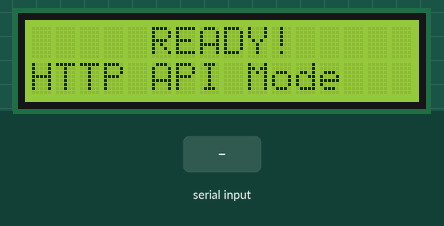
A sketch run on a simulated ESP32. Parts: 16×2 character LCD. The inputs (shaded band) are chosen by the test bench. WiFi joins after 1.5 s; servers stay silent unless stated; uploads are accepted with an empty reply; the local clock reads 2024-03-15 10:24:30 at power-on unless the sketch sets it; what the sketch prints to the serial monitor is not drawn.

Above: at 5.8 s.
5.9 s: "LOADING,1\n" received over the second serial link
At 7.1 s:
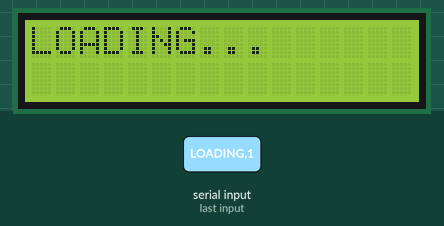
7.4 s: "TEMP:\n" received over the second serial link
At 8.3 s:
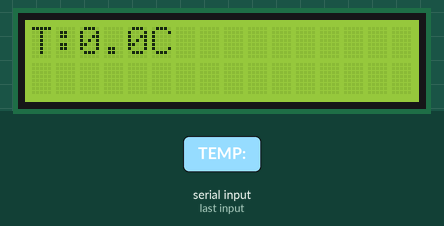
8.9 s: "HR:\n" received over the second serial link
At 9.4 s:
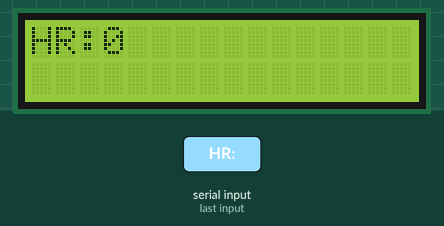
10.4 s: ",\n" received over the second serial link
At 11.4 s:
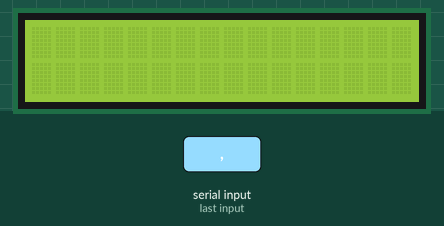
11.9 s: "SPO2:\n" received over the second serial link
At 12.8 s:
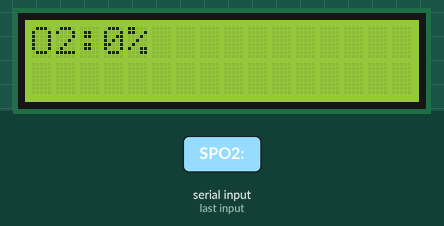
13.4 s: "LOADING,150\n" received over the second serial link
At 14.0 s:
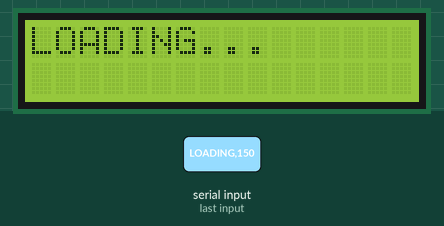
Timing chart, 0 to 15.9 s (numbered marks = the images above; inputs shaded):
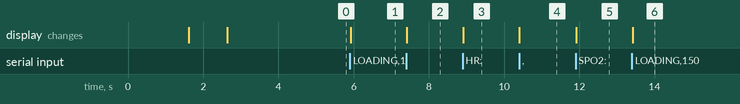

The sketch:

code_esp32.ino
```cpp
#include <Wire.h>
#include <LiquidCrystal_I2C.h>
#include <HardwareSerial.h>
#include <WiFiManager.h>
#include <WiFi.h>
#include <HTTPClient.h>
#include <time.h>

WiFiManager wifiManager;
HardwareSerial mySerial(2);

#define RXD2 25
#define TXD2 26

LiquidCrystal_I2C lcd(0x27, 16, 2);

String data = "";

const char* apiServer = "http://192.168.1.100:5000";
const char* apiEndpoint = "http://healthapitoan.runasp.net";

String getTimeString() {
  struct tm timeinfo;
  if (!getLocalTime(&timeinfo)) return "";
  char buffer[30];
  strftime(buffer, sizeof(buffer), "%Y-%m-%d %H:%M:%S", &timeinfo);
  return String(buffer);
}

bool sendToWebAPI(float temperature, int hr, int spo2, String timeString) {
  if (WiFi.status() != WL_CONNECTED) {
    return false;
  }

  HTTPClient http;
  String url = String(apiServer) + apiEndpoint;

  http.begin(url);
  http.addHeader("Content-Type", "application/json");

  String jsonPayload = "{";
  jsonPayload += "\"temperature\":" + String(temperature, 1) + ",";
  jsonPayload += "\"hr\":" + String(hr) + ",";
  jsonPayload += "\"spo2\":" + String(spo2) + ",";
  jsonPayload += "\"time\":\"" + timeString + "\"";
  jsonPayload += "}";

  int httpResponseCode = http.POST(jsonPayload);
  http.end();

  return httpResponseCode > 0;
}

void processAndSendData(String str) {
  if (str.indexOf("LOADING") >= 0) return;

  float temperature = 0;
  int hr = 0;
  int spo2 = 0;
  bool hasTemp = false;
  bool hasHR = false;
  bool hasSpO2 = false;

  if (str.indexOf("TEMP:") >= 0) {
    temperature = str.substring(str.indexOf("TEMP:") + 5).toFloat();
    hasTemp = true;
  }

  if (str.indexOf("HR:") >= 0) {
    int start = str.indexOf("HR:") + 3;
    int end = str.indexOf(",", start);
    if (end == -1) end = str.length();
    hr = str.substring(start, end).toInt();
    hasHR = true;
  }

  if (str.indexOf("SPO2:") >= 0) {
    spo2 = str.substring(str.indexOf("SPO2:") + 5).toInt();
    hasSpO2 = true;
  }

  String timeNow = getTimeString();
  if (timeNow.length() == 0) return;

  if (hasTemp) {
    sendToWebAPI(temperature, 0, 0, timeNow);
    delay(500);
  }

  if (hasHR && hasSpO2) {
    sendToWebAPI(0, hr, spo2, timeNow);
  }
}

void setup() {
  Serial.begin(115200);
  mySerial.begin(115200, SERIAL_8N1, RXD2, TXD2);

  lcd.init();
  lcd.backlight();

  lcd.clear();
  lcd.setCursor(0, 0);
  lcd.print("  CONNECT WIFI  ");
  lcd.setCursor(0, 1);
  lcd.print("   IOT HEALTH   ");

  wifiManager.setConfigPortalTimeout(60);
  bool res = wifiManager.autoConnect("IOT HEALTH", "");

  if (!res) {
    Serial.println("Failed to connect");
    lcd.clear();
    lcd.setCursor(0, 0);
    lcd.print("RESTART!");
    delay(1500);
    ESP.restart();
  } else {
    Serial.println("Connected");
    lcd.clear();
    lcd.setCursor(0, 0);
    lcd.print("WIFI CONNECT OK!");
    delay(1000);
  }

  configTime(7 * 3600, 0, "pool.ntp.org");

  Serial.print("Syncing time");
  int retry = 0;
  struct tm timeinfo;
  while (!getLocalTime(&timeinfo) && retry < 10) {
    Serial.print(".");
    delay(1000);
    retry++;
  }
  Serial.println();

  lcd.clear();
  lcd.setCursor(5, 0);
  lcd.print("READY!");
  lcd.setCursor(0, 1);
  lcd.print("HTTP API Mode");
  delay(2000);
}

void loop() {
  while (mySerial.available()) {
    char c = mySerial.read();

    if (c == '\n') {
      Serial.println(data);
      displayData(data);
      processAndSendData(data);
      data = "";
    } else {
      data += c;
    }
  }
  delay(10);
}

void displayData(String str) {
  lcd.clear();

  if (str.indexOf("LOADING") >= 0) {
    lcd.setCursor(0, 0);
    lcd.print("LOADING...");
    return;
  }

  int row = 0;

  if (str.indexOf("TEMP:") >= 0) {
    float temp = str.substring(str.indexOf("TEMP:") + 5).toFloat();
    lcd.setCursor(0, row);
    lcd.print("T:");
    lcd.print(temp, 1);
    lcd.print("C");
    row++;
  }

  if (str.indexOf("HR:") >= 0) {
    int start = str.indexOf("HR:") + 3;
    int end = str.indexOf(",", start);
    if (end == -1) end = str.length();
    int hr = str.substring(start, end).toInt();

    lcd.setCursor(0, row);
    lcd.print("HR:");
    lcd.print(hr);
    row++;
  }

  if (str.indexOf("SPO2:") >= 0) {
    int spo2 = str.substring(str.indexOf("SPO2:") + 5).toInt();
    lcd.setCursor(0, row);
    lcd.print("O2:");
    lcd.print(spo2);
    lcd.print("%");
  }
}
```

Measured:
- after the input at 5.9 s, the display: changes at once (image 1)
- after the input at 7.4 s, the display: changes at once (image 2)
- after the input at 8.9 s, the display: changes at once (image 3)
- after the input at 10.4 s, the display: changes at once (image 4)
- after the input at 11.9 s, the display: changes at once (image 5)
- after the input at 13.4 s, the display: changes at once (image 6)
